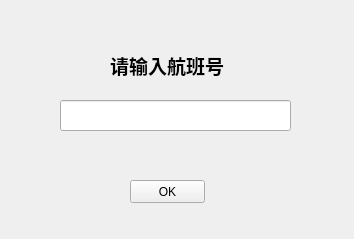
<?xml version="1.0" encoding="UTF-8"?>
<ui version="4.0">
 <class>deleteflight</class>
 <widget class="QWidget" name="deleteflight">
  <property name="geometry">
   <rect>
    <x>0</x>
    <y>0</y>
    <width>354</width>
    <height>239</height>
   </rect>
  </property>
  <property name="windowTitle">
   <string>删除</string>
  </property>
  <widget class="QLabel" name="label">
   <property name="geometry">
    <rect>
     <x>110</x>
     <y>50</y>
     <width>151</width>
     <height>31</height>
    </rect>
   </property>
   <property name="font">
    <font>
     <family>Agency FB</family>
     <pointsize>14</pointsize>
     <weight>75</weight>
     <bold>true</bold>
    </font>
   </property>
   <property name="text">
    <string>请输入航班号</string>
   </property>
  </widget>
  <widget class="QLineEdit" name="userid">
   <property name="geometry">
    <rect>
     <x>60</x>
     <y>100</y>
     <width>231</width>
     <height>31</height>
    </rect>
   </property>
  </widget>
  <widget class="QPushButton" name="delok">
   <property name="geometry">
    <rect>
     <x>130</x>
     <y>180</y>
     <width>75</width>
     <height>23</height>
    </rect>
   </property>
   <property name="text">
    <string>OK</string>
   </property>
  </widget>
 </widget>
 <resources/>
 <connections/>
</ui>
